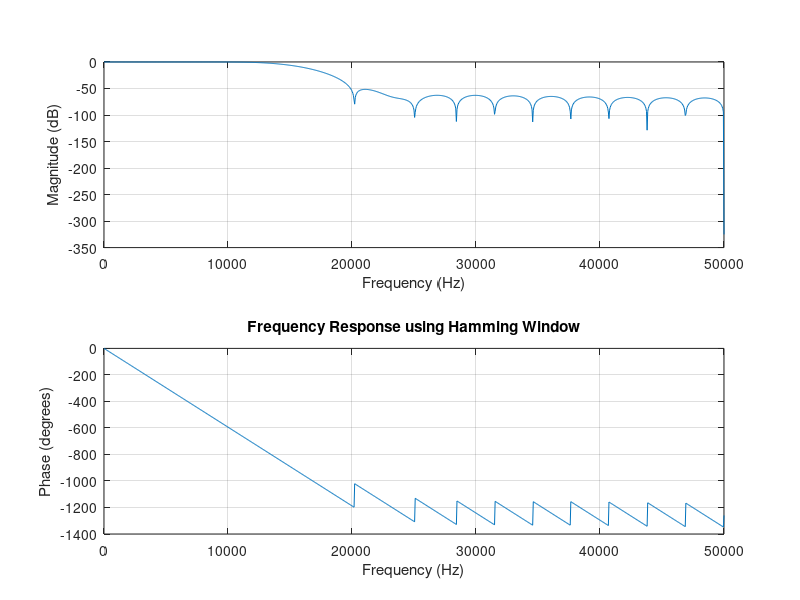
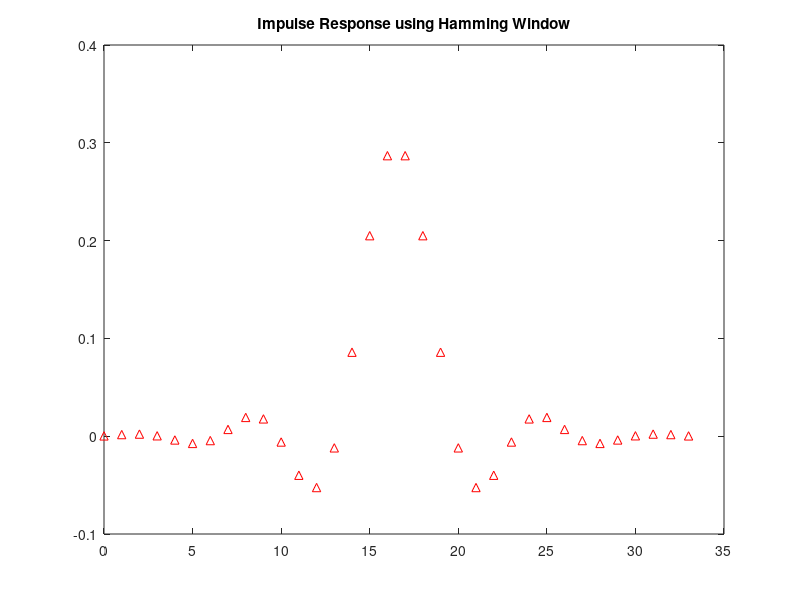

Write the MATLAB code that produced these figures, in order.
% Given parameters
fs = 100e3; % Sampling frequency
fp = 15e3;  % Passband frequency
fsb = 20e3; % Stopband frequency
 
% Transition bandwidth
delta_f = fsb - fp;
 
% Normalized frequency
wp = fp / (fs / 2);
 
% Calculate the order of the filter (N) for Hamming window
N_hamming = ceil(3.3 * pi / (2 * pi * delta_f / fs));
 
% Ensure the order is odd
if mod(N_hamming, 2) == 0
    N_hamming = N_hamming + 1;
end
 
% Design the filter using the Hamming window
b_hamming = fir1(N_hamming, wp, hamming(N_hamming + 1));
 
% Plot the frequency response
freqz(b_hamming, 1, 1024, fs);
title('Frequency Response using Hamming Window');
 
% Plot the impulse response
figure;
impz(b_hamming, 1);
title('Impulse Response using Hamming Window');
